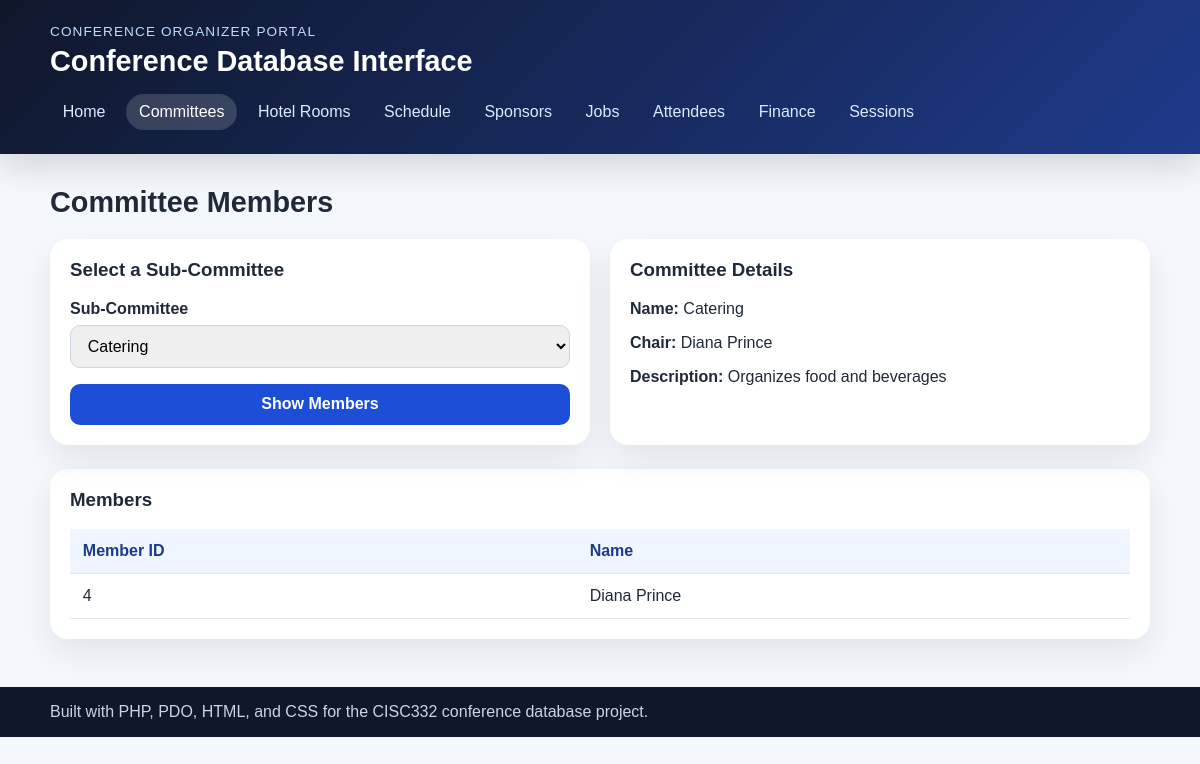
Screenshot of /committee.php with the database file from the repository.
### tables this page shows
CREATE TABLE SubCommittee (
    ComName VARCHAR(100) PRIMARY KEY,
    subDesc VARCHAR(255),
    Chair_MemberID INT NOT NULL,
    FOREIGN KEY (Chair_MemberID) REFERENCES CommMember(MemberID) 
        ON DELETE RESTRICT 
        ON UPDATE CASCADE
);

CREATE TABLE CommMember (
    MemberID INT PRIMARY KEY,
    MemName VARCHAR(100) NOT NULL
);

### db.php (called while the page is built, shortened)
<?php
function db(): PDO
{
    static $pdo = null;
    if ($pdo instanceof PDO) {
        return $pdo;
    }
    $customDsn = getenv('DB_DSN');
    $driver = getenv('DB_DRIVER') ?: 'mysql';
    $host = getenv('DB_HOST') ?: '127.0.0.1';
    $port = getenv('DB_PORT') ?: '3306';
    $database = getenv('DB_NAME') ?: 'conferenceDB';
    $charset = getenv('DB_CHARSET') ?: 'utf8mb4';
    $username = getenv('DB_USER') ?: 'root';
    $password = getenv('DB_PASS');
    if ($password === false) {
        $password = '';
    }
    if ($customDsn !== false && $customDsn !== '') {
        $dsn = $customDsn;
    } else {
        $dsn = sprintf(
            '%s:host=%s;port=%s;dbname=%s;charset=%s',
            $driver,
            $host,
            $port,
            $database,
            $charset
        );
    }
    $pdo = new PDO(
        $dsn,
        $username,
        $password,
        [
            PDO::ATTR_ERRMODE => PDO::ERRMODE_EXCEPTION,
            PDO::ATTR_DEFAULT_FETCH_MODE => PDO::FETCH_ASSOC,
            PDO::ATTR_EMULATE_PREPARES => false,
        ]
    );
    return $pdo;
}

### committee.php (the view, shortened to what this page needs)
<?php
require_once __DIR__ . '/helpers.php';
$committees = fetch_all_rows(
    'SELECT sc.ComName, sc.subDesc, cm.MemName AS ChairName
     FROM SubCommittee sc
     JOIN CommMember cm ON sc.Chair_MemberID = cm.MemberID
     ORDER BY sc.ComName'
);
$selectedCommittee = isset($_GET['committee']) ? trim((string) $_GET['committee']) : '';
if ($selectedCommittee === '' && $committees !== []) {
    $selectedCommittee = $committees[0]['ComName'];
}
$committeeInfo = null;
$members = [];
if ($selectedCommittee !== '') {
    $committeeInfo = fetch_one_row(
        'SELECT sc.ComName, sc.subDesc, cm.MemName AS ChairName
         FROM SubCommittee sc
         JOIN CommMember cm ON sc.Chair_MemberID = cm.MemberID
         WHERE sc.ComName = ?',
        [$selectedCommittee]
    );
    $members = fetch_all_rows(
        'SELECT cm.MemberID, cm.MemName
         FROM Committee_Members m
         JOIN CommMember cm ON m.MemberID = cm.MemberID
         WHERE m.ComName = ?
         ORDER BY cm.MemName',
        [$selectedCommittee]
    );
}
?>
<section class="grid grid-2">
    <article class="form-card">
        <h3>Select a Sub-Committee</h3>
        <form method="get">
            <div class="form-grid">
                <div class="field-full">
                    <label for="committee">Sub-Committee</label>
                    <select name="committee" id="committee">
                        <?php foreach ($committees as $committee): ?>
                            <option value="<?php echo e($committee['ComName']); ?>"<?php echo $committee['ComName'] === $selectedCommittee ? ' selected' : ''; ?>>
                                <?php echo e($committee['ComName']); ?>
                            </option>
                        <?php endforeach; ?>
                    </select>
                </div>
                <div class="field-full">
                    <button type="submit">Show Members</button>
                </div>
            </div>
        </form>
    </article>
    <article class="card">
        <h3>Committee Details</h3>
        <?php if ($committeeInfo === null): ?>
            <p class="empty-state">No committee information is available.</p>
        <?php else: ?>
            <p><strong>Name:</strong> <?php echo e($committeeInfo['ComName']); ?></p>
            <p><strong>Chair:</strong> <?php echo e($committeeInfo['ChairName']); ?></p>
            <p><strong>Description:</strong> <?php echo e((string) $committeeInfo['subDesc']); ?></p>
        <?php endif; ?>
    </article>
</section>
<section class="table-card" style="margin-top: 1.5rem;">
    <h3>Members</h3>
    <?php if ($members === []): ?>
        <p class="empty-state">No members were found for the selected sub-committee.</p>
    <?php else: ?>
        <div class="table-wrap">
            <table>
                <thead>
                    <tr>
                        <th>Member ID</th>
                        <th>Name</th>
                    </tr>
                </thead>
                <tbody>
                    <?php foreach ($members as $member): ?>
                        <tr>
                            <td><?php echo e((string) $member['MemberID']); ?></td>
                            <td><?php echo e($member['MemName']); ?></td>
                        </tr>
                    <?php endforeach; ?>
                </tbody>
            </table>
        </div>
    <?php endif; ?>
</section>

### style.css (style rules this page uses)
* { box-sizing: border-box; }
body { margin: 0; font-family: Arial, Helvetica, sans-serif; background: #f4f7fb; color: #1f2937; }
.grid { display: grid; gap: 1.25rem; }
.grid-2 { grid-template-columns: repeat(2, minmax(0, 1fr)); }
.card, .form-card, .table-card, .stat-card { background: #ffffff; border-radius: 18px; padding: 1.25rem; box-shadow: 0 14px 35px rgba(15, 23, 42, 0.08); }
.card h3, .form-card h3, .table-card h3, .stat-card h3 { margin-top: 0; }
.form-grid { display: grid; grid-template-columns: repeat(2, minmax(0, 1fr)); gap: 1rem; }
.field, .field-full { display: flex; flex-direction: column; gap: 0.45rem; }
.field-full { grid-column: 1 / -1; }
label { font-weight: bold; }
input, select, button { font: inherit; padding: 0.7rem 0.8rem; border-radius: 10px; border: 1px solid #cbd5e1; }
button { background: #1d4ed8; color: #ffffff; border: none; cursor: pointer; font-weight: bold; }
.table-wrap { overflow-x: auto; }
table { width: 100%; border-collapse: collapse; }
th, td { padding: 0.8rem; border-bottom: 1px solid #e2e8f0; text-align: left; }
th { background: #eff6ff; color: #1e3a8a; }

### rows the page displays
subcommittee: ComName "Catering", Chair_MemberID.MemName "Diana Prince", subDesc "Organizes food and beverages"
commmember: MemberID "4", MemName "Diana Prince"

### other values shown
$label "Home"
$label "Committees"
$label "Hotel Rooms"
$label "Schedule"
$label "Sponsors"
$label "Jobs"
$label "Attendees"
$label "Finance"
$label "Sessions"
$title "Committee Members"
form field committee "Catering"
